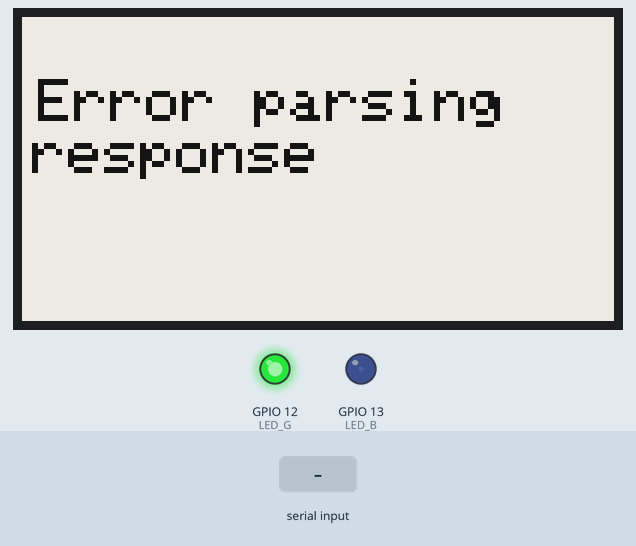
Simulated run of this sketch. Board: ESP32. Shown: 296×152 one-colour display, output pins drawn as LEDs (lit = HIGH). The inputs (shaded band) are chosen by the test bench. WiFi joins after 1.5 s; servers stay silent unless stated; uploads are accepted with an empty reply; not simulated (calls return 0 or success): secrets.h; pins used as bus, display or sensor lines are not drawn; what the sketch prints to the serial monitor is not drawn.

Above: at 8.5 s.
8.6 s: "#PARTIAL\n" received over Serial
At 10.1 s:
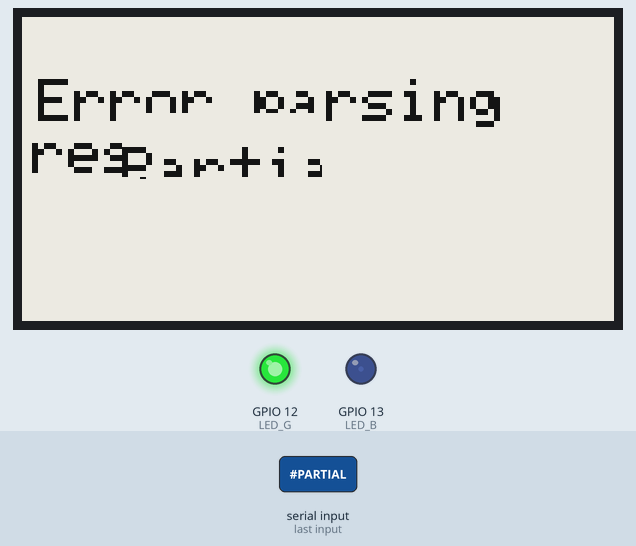
10.6 s: "#QUOTE\n" received over Serial
At 13.4 s:
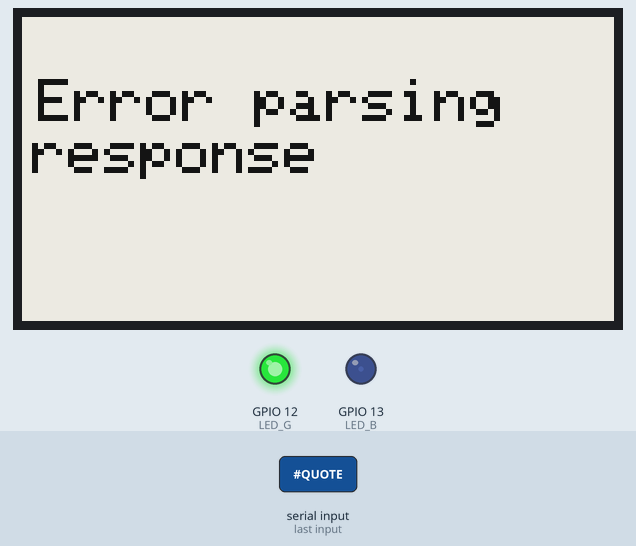
13.6 s: "1\n" received over Serial
At 16.4 s:
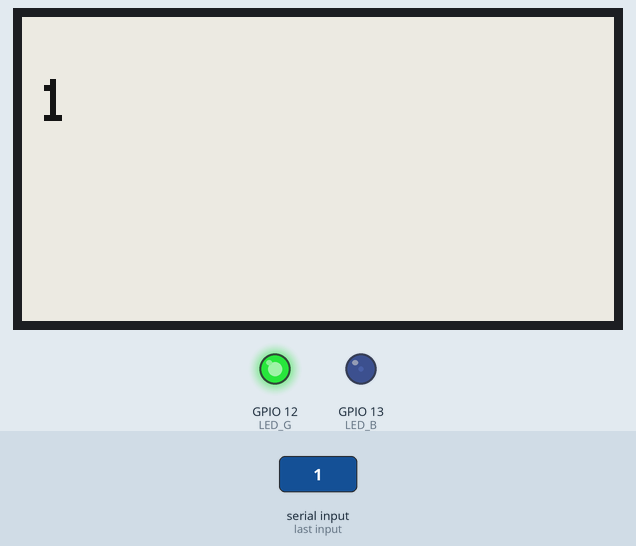
16.6 s: "#PARTIAL\n" received over Serial
At 18.5 s:
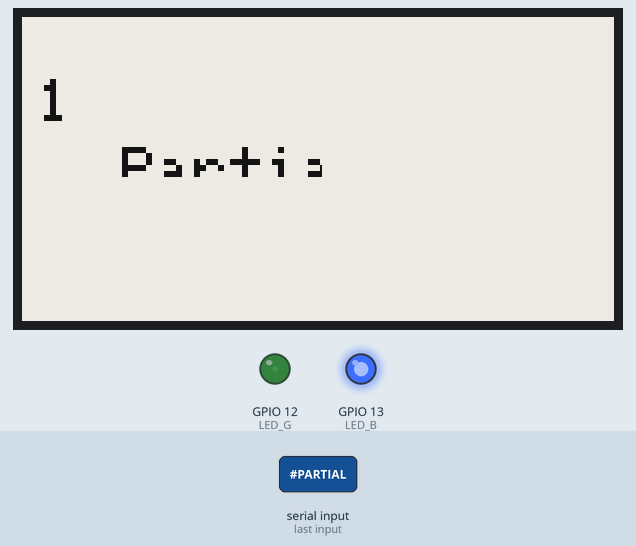
Timing chart, 0 to 19.7 s (numbered marks = the images above; inputs shaded):
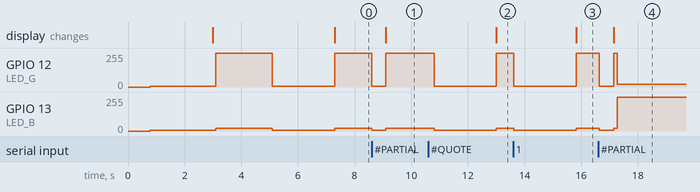

Measured:
- after the input at 8.6 s, GPIO 12 (LED_G): 255/255 → 5/255 at once, → 255/255 0.50 s later; GPIO 13 (LED_B): 20/255 → 5/255 at once, → 20/255 0.50 s later; the display: changes after 0.51 s (image 1)
- after the input at 10.6 s, GPIO 12 (LED_G): 255/255 → 5/255 after 0.21 s, → 255/255 2.2 s later; GPIO 13 (LED_B): 20/255 → 5/255 after 0.21 s, → 20/255 2.2 s later; the display: changes after 2.4 s (image 2)
- after the input at 13.6 s, GPIO 12 (LED_G): 255/255 → 5/255 at once, → 255/255 2.2 s later; GPIO 13 (LED_B): 20/255 → 5/255 at once, → 20/255 2.2 s later; the display: changes after 2.2 s (image 3)
- after the input at 16.6 s, GPIO 12 (LED_G): 255/255 → 5/255 after 0.05 s, → 255/255 0.50 s later, → 20/255 0.12 s later; GPIO 13 (LED_B): 20/255 → 5/255 after 0.05 s, → 20/255 0.50 s later, → 255/255 0.12 s later; the display: changes after 0.55 s (image 4)

The sketch:

e-paper-05.ino
```cpp
#include <GxEPD2_BW.h>
#include <Adafruit_GFX.h>
#include <SPI.h>
#include <WiFi.h>
#include <HTTPClient.h>
#include <ArduinoJson.h>
#include "secrets.h"
#include "esp32-hal-ledc.h"

#define EPD_CS 5    // Chip Select
#define EPD_DC 17   // Data/Command
#define EPD_RST 16  // Reset
#define EPD_BUSY 4  // Busy

// Display object for Waveshare 2.66-inch B/W (296x152)
GxEPD2_BW<GxEPD2_266_BN, GxEPD2_266_BN::HEIGHT> display(GxEPD2_266_BN(EPD_CS, EPD_DC, EPD_RST, EPD_BUSY));

const char* ssid = SECRET_SSID;
const char* password = SECRET_PASS;

const char* quoteEndpoint = "https://us-central1-sonder-2813.cloudfunctions.net/serve_quote";

String deviceId = "eink-display-001";

#define MAX_TEXT_LENGTH 256
char textBuffer[MAX_TEXT_LENGTH];

bool displayConnected = false;

bool displayWasConnected = false;
unsigned long lastConnectionCheck = 0;
const unsigned long connectionCheckInterval = 2000;

bool initialStartupComplete = false;
unsigned long startupTime = 0;

uint32_t lastDrawnHash = 0;

bool displayDisconnected = false;


#define LED_G 12  // Green pin
#define LED_B 13  // Blue pin
#define LED_R 12  // Red pin

bool isDrawing = false;

int consecutiveDetectionCount = 0;
bool lastDetectedState = true;

void setup() {
  Serial.begin(115200);
  delay(500);

  SPI.begin();

  pinMode(EPD_BUSY, INPUT_PULLUP);
  pinMode(EPD_CS, OUTPUT);
  pinMode(EPD_DC, OUTPUT);
  pinMode(EPD_RST, OUTPUT);

  digitalWrite(EPD_RST, HIGH);
  delay(20);
  digitalWrite(EPD_RST, LOW);
  delay(20);
  digitalWrite(EPD_RST, HIGH);
  delay(200);

  pinMode(LED_R, OUTPUT);
  pinMode(LED_G, OUTPUT);
  pinMode(LED_B, OUTPUT);

  Serial.println("Initializing 2.66\" Waveshare e-Paper display...");
  display.init(115200);
  displayConnected = true;
  displayWasConnected = true;
  display.setRotation(3);  // Landscape mode
  setLedConnected();

  clearDisplay();

  connectToWiFi();
  fetchAndDisplayQuote();

  startupTime = millis();
}

void loop() {
  if (!initialStartupComplete && (millis() - startupTime > 5000)) {
    initialStartupComplete = true;
    Serial.println("Connection detection now active");
    displayWasConnected = true;
    displayDisconnected = false;
  }

  if (initialStartupComplete) {
    unsigned long currentTime = millis();
    if (currentTime - lastConnectionCheck >= 1000) {
      lastConnectionCheck = currentTime;

      bool currentDetectedState = checkDisplayConnection();

      if (currentDetectedState != lastDetectedState) {
        consecutiveDetectionCount = 0;
      } else {
        consecutiveDetectionCount++;

        if (consecutiveDetectionCount >= 2) {
          bool currentDisplayState = currentDetectedState;

          if (displayWasConnected && !currentDisplayState) {
            Serial.println("DISPLAY DISCONNECTED!");
            displayDisconnected = true;
            setLedDisconnected();
          }

          if (displayDisconnected && currentDisplayState) {
            Serial.println("DISPLAY RECONNECTED - fetching new quote");
            displayDisconnected = false;
            setLedConnected();

            digitalWrite(EPD_RST, LOW);
            delay(20);
            digitalWrite(EPD_RST, HIGH);
            delay(200);
            display.init(false);

            fetchAndDisplayQuote();
          }

          displayWasConnected = currentDisplayState;
        }
      }

      lastDetectedState = currentDetectedState;
    }
  }

  if (Serial.available() > 0) {
    int bytesRead = Serial.readBytesUntil('\n', textBuffer, MAX_TEXT_LENGTH - 1);

    textBuffer[bytesRead] = '\0';

    if (bytesRead > 0) {
      if (strcmp(textBuffer, "#QUOTE") == 0) {
        fetchAndDisplayQuote();
      }
      else if (strcmp(textBuffer, "#PARTIAL") == 0) {
        updatePartialArea(50, 50, 100, 30, "Partial Update!");
        Serial.println("Partial update performed");
      } else {
        displayText(textBuffer);
        Serial.println("Text updated on display");
      }
    }
  }

  delay(100);
}

void connectToWiFi() {
  Serial.println("\n---------------------------------------");
  Serial.print("Connecting to WiFi: ");
  Serial.println(ssid);

  // Set WiFi mode explicitly
  WiFi.mode(WIFI_STA);
  delay(100);

  // Disconnect if already connected
  WiFi.disconnect();
  delay(200);

  // Start connection attempt
  WiFi.begin(ssid, password);

  // Wait for connection with more detailed feedback
  int attempts = 0;
  while (WiFi.status() != WL_CONNECTED && attempts < 30) {
    delay(500);
    Serial.print(".");
    attempts++;

    // Every 10 attempts, print status code
    if (attempts % 10 == 0) {
      Serial.println();
      Serial.print("Status code: ");
      Serial.println(WiFi.status());
      /*
       * WiFi Status Codes:
       * 0 : WL_IDLE_STATUS - WiFi is changing state
       * 1 : WL_NO_SSID_AVAIL - SSID not available
       * 2 : WL_SCAN_COMPLETED - Scan completed
       * 3 : WL_CONNECTED - Connection successful
       * 4 : WL_CONNECT_FAILED - Connection failed
       * 5 : WL_CONNECTION_LOST - Connection lost
       * 6 : WL_DISCONNECTED - Disconnected
       */
    }
  }

  if (WiFi.status() == WL_CONNECTED) {
    Serial.println("\nWiFi connected successfully!");
    Serial.print("IP address: ");
    Serial.println(WiFi.localIP());
    Serial.print("Signal strength (RSSI): ");
    Serial.print(WiFi.RSSI());
    Serial.println(" dBm");
  } else {
    Serial.println("\nWiFi connection failed");
    Serial.print("Final status code: ");
    Serial.println(WiFi.status());
  }
  Serial.println("---------------------------------------");
}

void fetchAndDisplayQuote() {
  if (WiFi.status() != WL_CONNECTED) {
    connectToWiFi();
    if (WiFi.status() != WL_CONNECTED) {
      displayText("WiFi not connected");
      return;
    }
  }

  HTTPClient http;
  String url = String(quoteEndpoint) + "?device_id=" + deviceId;

  http.begin(url);
  int httpCode = http.GET();

  if (httpCode == HTTP_CODE_OK) {
    String payload = http.getString();

    // Parse JSON response
    StaticJsonDocument<1024> doc;
    DeserializationError error = deserializeJson(doc, payload);

    if (!error) {
      bool success = doc["success"];

      if (success) {
        String quoteText = doc["quote"];

        String displayString = "\"" + quoteText + "\"";
        displayText(displayString.c_str());

        Serial.println("New quote displayed");
      } else {
        displayText("No new quotes available");
      }
    } else {
      displayText("Error parsing response");
    }
  } else {
    String message = "HTTP error: " + String(httpCode);
    displayText(message.c_str());
  }

  http.end();
}

void displayText(const char* text) {
  // Set drawing state
  isDrawing = true;
  setLedDrawing();

  // Calculate optimal text size that fits all words
  int textSize = calculateOptimalTextSize(text);
  Serial.print("Using text size: ");
  Serial.println(textSize);

  display.setFullWindow();
  display.firstPage();

  do {
    // Clear screen
    display.fillScreen(GxEPD_WHITE);

    // Display text with word wrapping
    displayWrappedText(text, textSize);

  } while (display.nextPage());

  // Reset drawing state
  isDrawing = false;
  setLedConnected();
}

int calculateOptimalTextSize(const char* text) {
  // Start with largest size and work downward
  for (int size = 3; size >= 1; size--) {
    if (allWordsWillFit(text, size)) {
      return size;
    }
  }

  // Fallback to smallest size
  return 1;
}

// Check if all words will fit at the given text size
bool allWordsWillFit(const char* text, int textSize) {
  int16_t x1, y1;
  uint16_t w, h;

  display.setTextSize(textSize);
  int screenWidth = display.width() - 10;  // 5px margin on each side

  // Extract and measure each word
  char word[51];  // Buffer for current word
  int wordLen = 0;

  for (int i = 0; i <= strlen(text); i++) {
    if (text[i] == ' ' || text[i] == '\0' || text[i] == '\n') {
      if (wordLen > 0) {
        // Null-terminate the word
        word[wordLen] = '\0';

        // Get word width
        display.getTextBounds(word, 0, 0, &x1, &y1, &w, &h);

        // If any word is too wide for the screen, this size won't work
        if (w > screenWidth) {
          return false;
        }

        // Reset word buffer
        wordLen = 0;
      }
    } else {
      // Add character to current word
      if (wordLen < sizeof(word) - 2) {
        word[wordLen++] = text[i];
      }
    }
  }

  // Also check if total text will fit vertically
  // (rough estimate based on character height and line count)
  display.getTextBounds("Ay", 0, 0, &x1, &y1, &w, &h);
  int lineHeight = h + 2;

  // Estimate number of lines needed (very rough approximation)
  int totalChars = strlen(text);
  int charsPerLine = screenWidth / (textSize * 6);  // Approximate average char width
  int estimatedLines = (totalChars / charsPerLine) + 1;

  // Check if estimated lines will fit vertically
  return (estimatedLines * lineHeight) < display.height();
}

// Display text with proper word wrapping
void displayWrappedText(const char* text, int textSize) {
  display.setTextColor(GxEPD_BLACK);
  display.setTextSize(textSize);

  int16_t x1, y1;
  uint16_t w, h;

  // Get character height for line spacing
  display.getTextBounds("Ay", 0, 0, &x1, &y1, &w, &h);
  int lineHeight = h + 2;

  int screenWidth = display.width() - 16;  // Leaving 5px margin on each side
  int cursorX = 8;
  int cursorY = 5 + lineHeight;  // Start position

  // Variables for word processing
  char word[51];  // Buffer for current word
  int wordLen = 0;

  // Process the input text character by character
  for (int i = 0; i <= strlen(text); i++) {
    // End of word or end of text
    if (text[i] == ' ' || text[i] == '\0' || text[i] == '\n') {
      if (wordLen > 0) {
        // Null-terminate the word
        word[wordLen] = '\0';

        // Get word width
        display.getTextBounds(word, 0, 0, &x1, &y1, &w, &h);

        // Check if word fits on current line
        if (cursorX + w > screenWidth) {
          // Move to next line
          cursorX = 5;
          cursorY += lineHeight;
        }

        // Draw the word
        display.setCursor(cursorX, cursorY);
        display.print(word);

        // Advance cursor
        cursorX += w;

        // Add space after word (except at end of text)
        if (text[i] == ' ') {
          display.print(" ");
          // Approximate space width
          cursorX += textSize * 6;
        }

        // Reset word buffer
        wordLen = 0;
      }

      // Handle explicit newline
      if (text[i] == '\n') {
        cursorX = 5;
        cursorY += lineHeight;
      }
    } else {
      // Add character to current word
      if (wordLen < sizeof(word) - 2) {
        word[wordLen++] = text[i];
      }
    }
  }
}

// Function to update a small portion of the screen (partial refresh)
void updatePartialArea(int x, int y, int w, int h, const char* message) {
  isDrawing = true;
  setLedDrawing();

  display.setPartialWindow(x, y, w, h);
  display.firstPage();
  do {
    display.fillRect(x, y, w, h, GxEPD_WHITE);
    display.setCursor(x, y + 15);
    display.setTextColor(GxEPD_BLACK);
    display.print(message);
  } while (display.nextPage());

  isDrawing = false;
  setLedConnected();
}

bool checkDisplayConnection() {
  // Save current state for diagnostic
  int initialBusyState = digitalRead(EPD_BUSY);

  // First, select the display with CS low
  digitalWrite(EPD_CS, LOW);
  delay(1);  // Give it a moment

  // Send a harmless command (0x71 = get status)
  digitalWrite(EPD_DC, LOW);  // Command mode
  SPI.transfer(0x71);         // Get status command

  delay(5);

  int busyStateAfterCommand = digitalRead(EPD_BUSY);

  digitalWrite(EPD_CS, HIGH);

  delay(10);
  int finalBusyState = digitalRead(EPD_BUSY);

  bool connected = (initialBusyState == 0) &&
                  (busyStateAfterCommand == 0) &&
                  (finalBusyState == 0);

  Serial.print("Display detection - BUSY states: ");
  Serial.print(initialBusyState);
  Serial.print(" → ");
  Serial.print(busyStateAfterCommand);
  Serial.print(" → ");
  Serial.print(finalBusyState);
  Serial.print(" - Display ");
  Serial.println(connected ? "CONNECTED" : "DISCONNECTED");

  return connected;
}

void clearDisplay() {
  Serial.println("Clearing display...");
  isDrawing = true;
  setLedDrawing();

  display.setFullWindow();
  display.firstPage();
  do {
    display.fillScreen(GxEPD_WHITE);
  } while (display.nextPage());

  delay(100);
  isDrawing = false;
  setLedConnected();
  Serial.println("Display cleared");
}

void setLedColor(uint8_t r, uint8_t g, uint8_t b) {
  analogWrite(LED_R, r);
  analogWrite(LED_G, g);
  analogWrite(LED_B, b);
}

void setLedConnected() {
  setLedColor(20, 255, 20);
}

void setLedDisconnected() {
  setLedColor(20, 20, 255);
}

void setLedDrawing() {
  setLedColor(255, 5, 5);
}
```
